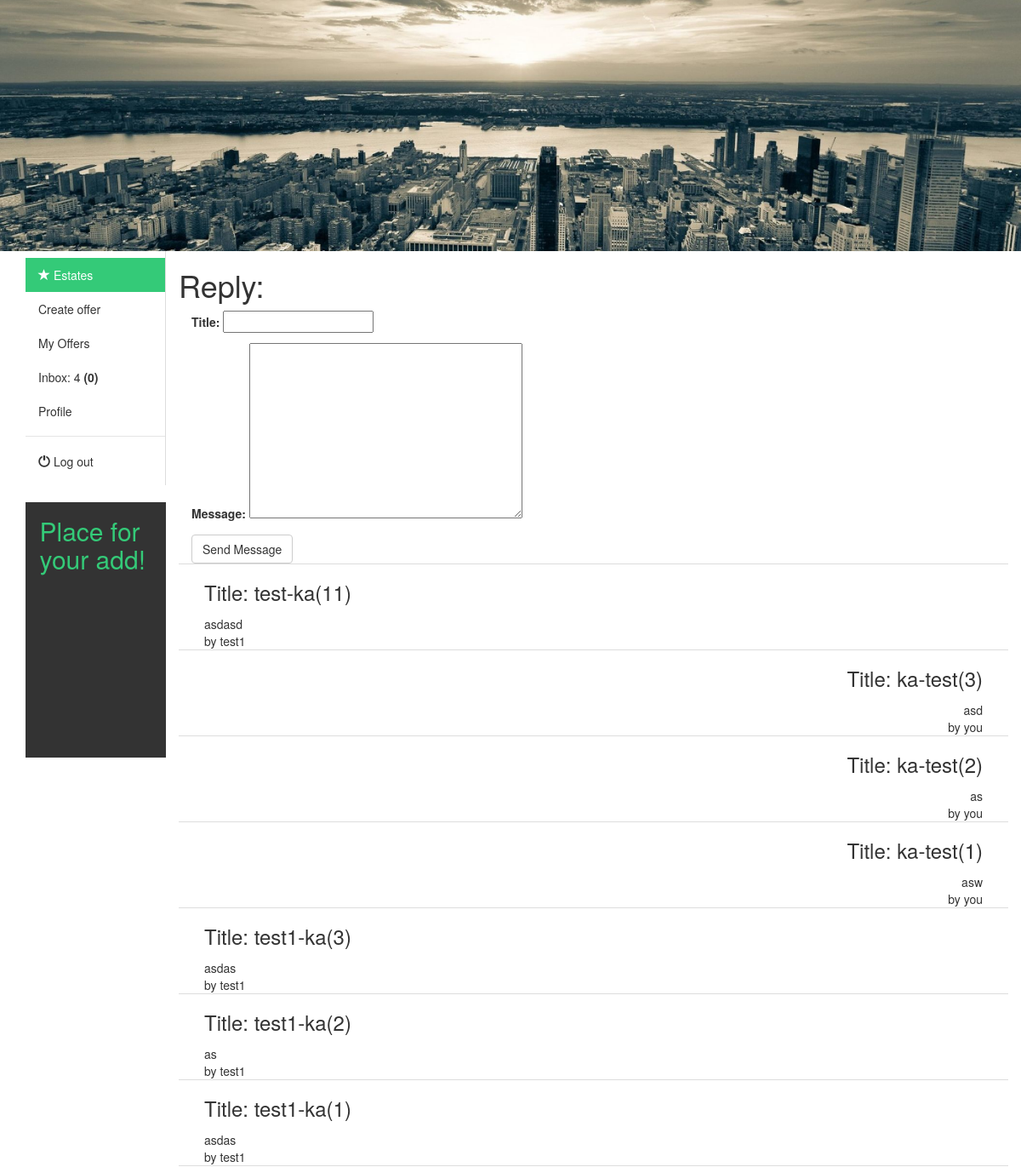
The page /accounts/chat/64/reply/ (signed in) on the database its author committed.
### estate_app/models.py (models this page shows, shortened)
class UserMessages(models.Model):
    title        = models.CharField(max_length = 255)
    message      = models.TextField(max_length = 5000)
    msg_sender   = models.ForeignKey(User, on_delete = models.CASCADE, related_name = 'msg_sender')
    msg_receiver = models.ForeignKey(User, on_delete = models.CASCADE, related_name = 'msg_receiver')
    is_read      = models.BooleanField(default = False)

### accounts/views.py (the view, shortened to what this page needs)
# urls.py: path('chat/<int:pk>/reply/', views.ChatReplyView.as_view(), name='chat_details'),
class ChatReplyView(LoginRequiredMixin, CreateView):
    model = estate_models.UserMessages
    template_name = 'accounts/chat_reply.html'
    fields = ('title', 'message')
    def get_context_data(self, **kwargs):
        context = super().get_context_data(**kwargs)
        messages = estate_models.UserMessages.objects.filter(
            msg_receiver = self.request.user, msg_sender = self.kwargs['pk'])
        for msg in messages:
            if msg.is_read == False:
                estate_models.UserMessages.objects.get(
                id = msg.id).read_msg()
        context['form'] = self.get_form(estate_forms.MessagesForm)
        context['usermessages_list'] = estate_models.UserMessages.objects.filter((
            (Q(msg_receiver = self.request.user) & Q(msg_sender = self.kwargs['pk']))
            | (Q(msg_receiver = self.kwargs['pk']) & Q(msg_sender = self.request.user)))).order_by('-pk')
        return context

### estate_app/forms.py
class MessagesForm(forms.ModelForm):
    class Meta():
        model = models.UserMessages
        fields = ['title', 'message']

### common_tags/templatetags/my_tags.py (called while the page is built)
@register.simple_tag
def total_messages(user_id):
    total_messages = estate_models.UserMessages.objects.filter(
        msg_receiver = user_id).count()
    return total_messages

@register.simple_tag
def unread_messages(user_id):
    unread = estate_models.UserMessages.objects.filter(
        msg_receiver = user_id, is_read = False).count()
    return unread

### accounts/templates/accounts/chat_reply.html (shortened to what this page needs)
{% extends "base.html" %}
{% load bootstrap3 %}
{% block content %}
<h1>Reply:</h1>
<div class="col-sm-10 pull-right blogShort">
  <form method="post">
    {{form.as_p}}
    <input class="btn btn-default" type="submit" name="" value="Send Message">
  </form>
</div>
{% for msg in usermessages_list %}
  {% if msg.msg_sender == user %}
  <div class="col-sm-10 pull-right blogShort">
    <div class="col-sm-9 pull-right">
      <div>
        <h3 class="pull-right">Title: {{msg.title}}</h3>
      </div>
      <div class="msg-by-user">
        <br> <br> <br>
          {{msg.message}}
          <br> by you
      </div>
    </div>
  </div>
  {% else %}
  <div class="col-sm-10 pull-right blogShort">
    <div class="col-sm-9 pull-left">
      <div>
        <h3 class="pull-left">Title: {{msg.title}}</h3>
      </div>
      <div class="msg-by-other">
        <br> <br> <br>
        {{msg.message}} <br>
        by {{msg.msg_sender}}
      </div>
    </div>
  </div>
  {% endif %}
{% endfor %}
{% endblock %}

### templates/base.html (shortened to what this page needs)
<!DOCTYPE html>
{% load static %}
{% load my_tags %}
<html lang="en" dir="ltr">
  <head>
    <link href="//netdna.bootstrapcdn.com/bootstrap/3.0.0/css/bootstrap.min.css" rel="stylesheet" id="bootstrap-css">
    <link rel="stylesheet" href="{% static 'estate_pro/css/master.css' %}" type="text/css">
  </head>
  <body>
    <img class="bg-picture" src="{% static 'estate_pro/city.PNG' %}" alt="">
    <div class="container">
	     <div id="blog" class="row">
          <div class="col-sm-2 paddingTop20">
            <nav class="nav-sidebar">
                <ul class="nav">
                    <li class="active"><a href="{%url 'estate_app:property_list_view' %}"><span class="glyphicon glyphicon-star"></span> Estates</a></li>
                    {% if user.is_authenticated %}
                      <li><a href="{% url 'estate_app:property_create' %}">Create offer</a></li>
                      <li><a href="{% url 'estate_app:my_offers_list' %}">My Offers</a></li>
                      <li><a href="{% url 'accounts:chat' %}">
                        Inbox: {% total_messages user.id %} <b> ({% unread_messages user.id %})</b> </a> </li>
                      <li> <a href="{% url 'accounts:details_view' pk=user.id %}">Profile</a></li>
                      <li class="nav-divider"></li>
                      <li><a href="{% url 'accounts:logout'%}"><i class="glyphicon glyphicon-off"></i> Log out</a></li>
                    {% else %}
                      <li class="nav-divider"></li>
                      <li> <a href="{% url 'accounts:login' %}"><i class="glyphicon glyphicon-off"></i> Log in </a></li>
                    {% endif %}
                </ul>
            </nav>
                      <div><h2 class="add">Place for your add!</h2></div>
        </div>
        {% block content %}
        {% endblock %}
     </div>
    </div>
  </body>
</html>

### static/estate_pro/css/master.css (style rules this page uses)
.bg-picture { width:100%; }
.msg-by-user { text-align: right; }
.msg-by-other { text-align: left; }
.blogShort { border-bottom:1px solid #ddd; }
.add { background: #333; padding: 10%; height: 300px; }
.nav-sidebar { width: 100%; padding: 8px 0; border-right: 1px solid #ddd; }
.nav-sidebar a { color: #333; -webkit-transition: all 0.08s linear; -moz-transition: all 0.08s linear; -o-transition: all 0.08s linear; transition: all 0.08s linear; }
.nav-sidebar .active a { cursor: default; background-color: #34ca78; color: #fff; }
h2 { color:#34ca78; }

### rows shown on the page
UserMessages: title "test-ka(11)", message "asdasd", msg_sender "test1"
UserMessages: title "ka-test(3)", message "asd"
UserMessages: title "ka-test(2)", message "as"
UserMessages: title "ka-test(1)", message "asw"
UserMessages: title "test1-ka(3)", message "asdas", msg_sender "test1"
UserMessages: title "test1-ka(2)", message "as", msg_sender "test1"
UserMessages: title "test1-ka(1)", message "asdas", msg_sender "test1"
